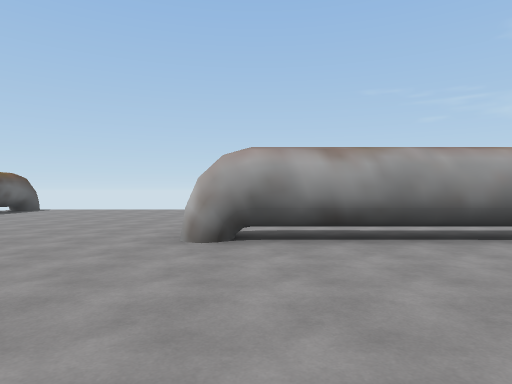
View 1 (above)

24 first-person views from a walk through a scene from a Unity 3-D project. The camera is 1.4 m above the floor, looks level and sees 75° across. The floor is counted in squares, 2 m on a side. Each view is taken from the middle of a square. On the plan, view 1 faces up. The plan holds only what a view shows up to about 10 squares ahead; the rest is blank. The place goes on beyond the plan. The player is left out. Some animated figures are not drawn.

View 2
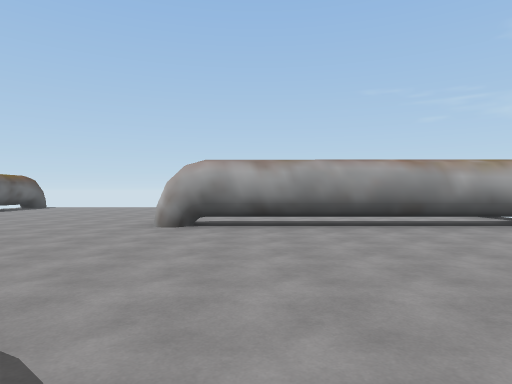

View 3
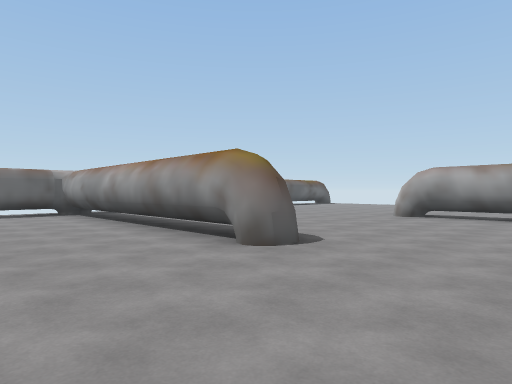

View 4
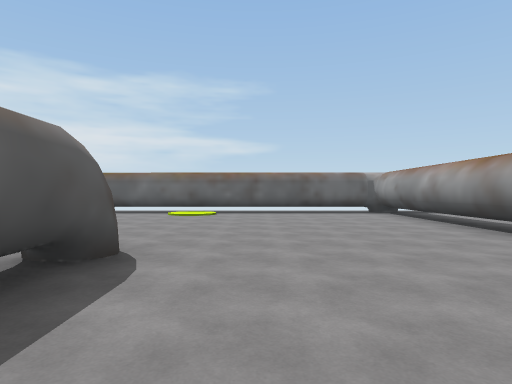

View 5
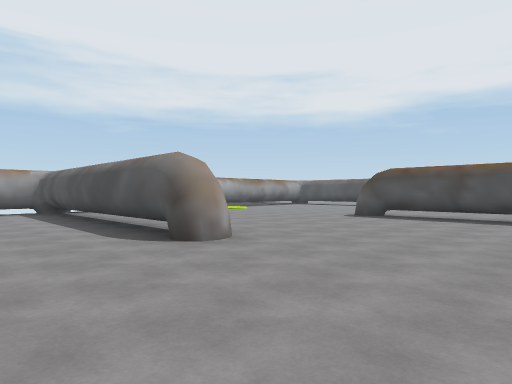

View 6
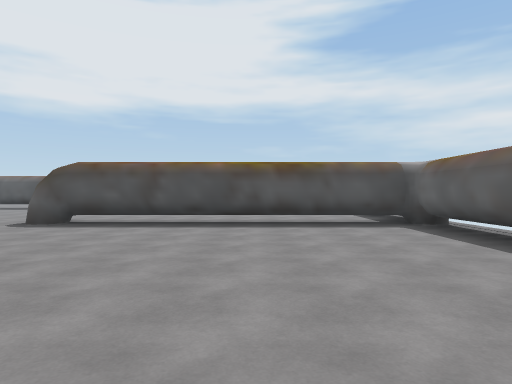

View 7
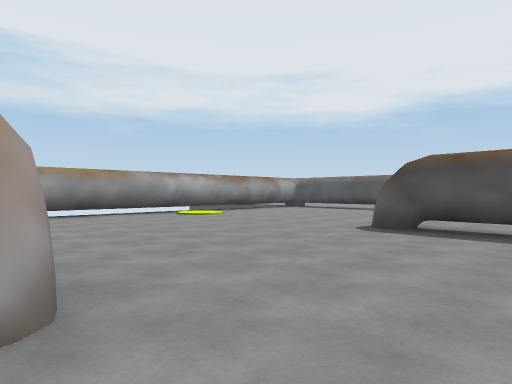

View 8
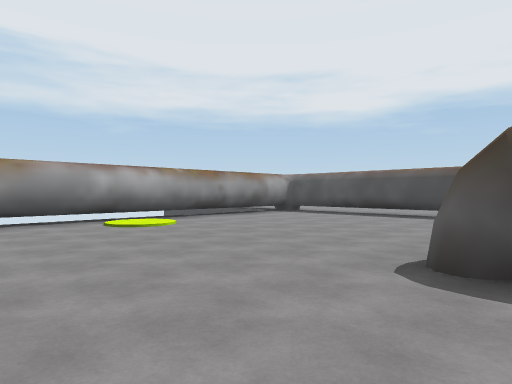

View 9
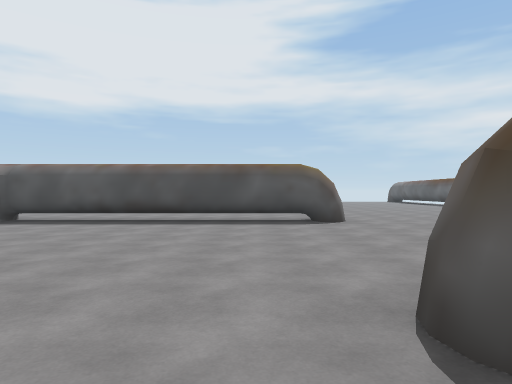

View 10
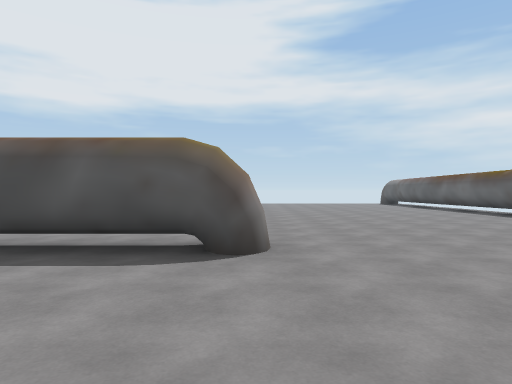

View 11
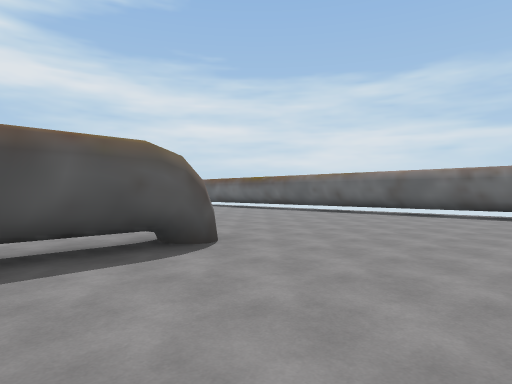

View 12
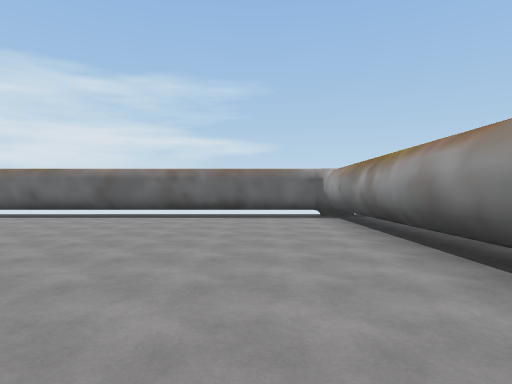

View 13
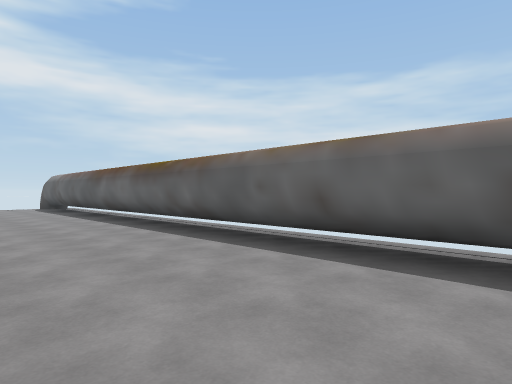

View 14
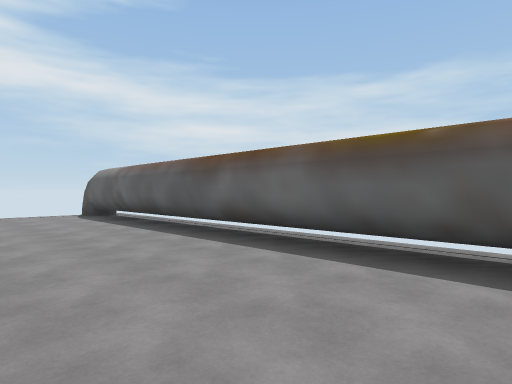

View 15
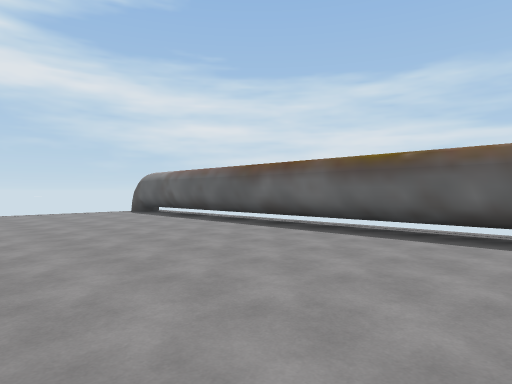

View 16
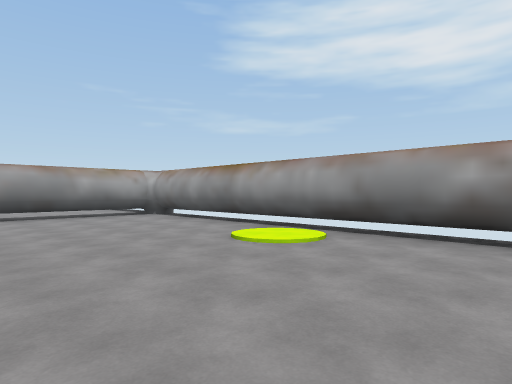

View 17
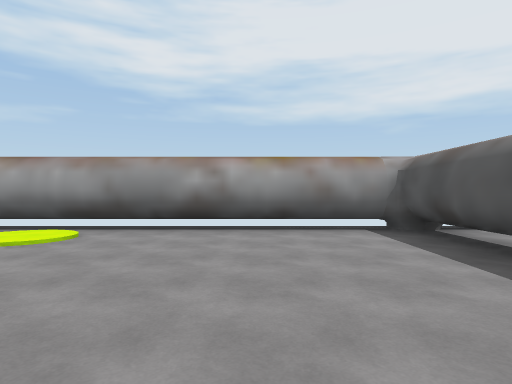

View 18
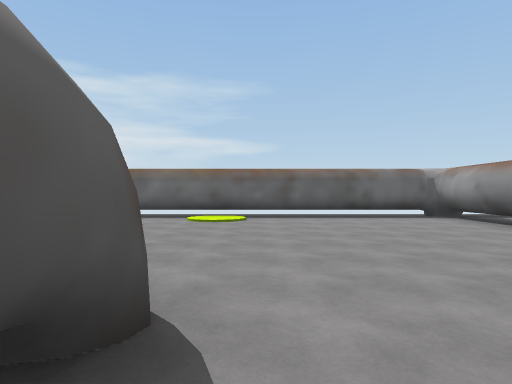

View 19
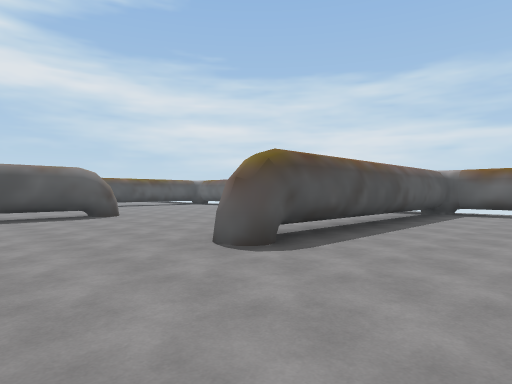

View 20
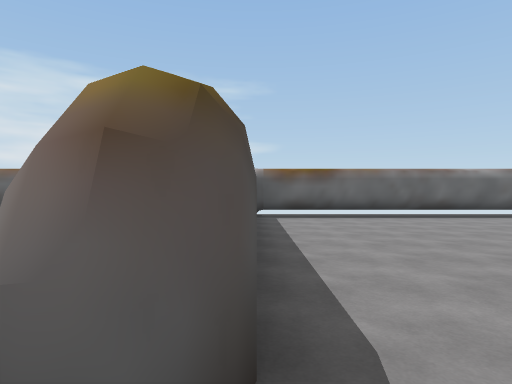

View 21
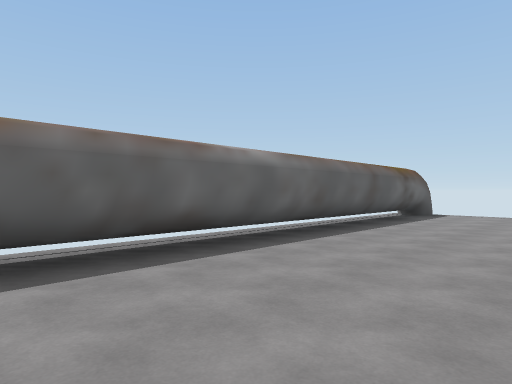

View 22
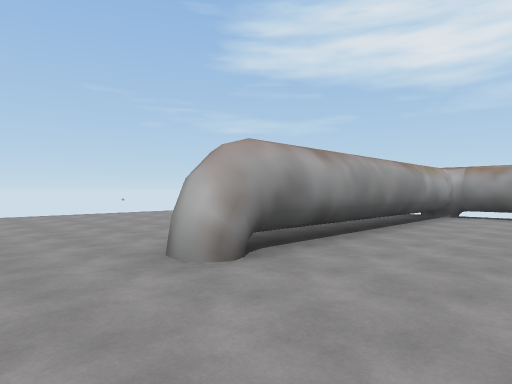

View 23
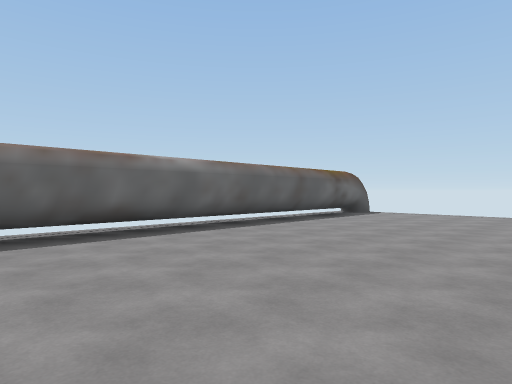

View 24
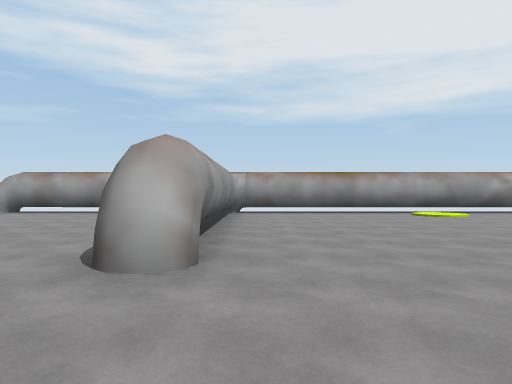

### Floor plan
Key: @ floor where view 1 was taken; # wall or solid block; x gap in a wall; . floor.
Columns run from 9 left of view 1 to 7 right of it. Each row starts with its distance up from view 1.
 13 x....   ..
 12 #..... ....
 11 #..... .....  ..
 10 #........... ...
  9 #...............
  8 #..............
  7 #...............
  6 #...............
  5 #.......#########
  4 #...............#
  3 #...............#
  2 #...............#
  1 #...............#
  0 #........@......#
 -1 ##########......#
 -2 ##########......#
 -3 #...............#
 -4 #...............#
 -5 #...............#
 -6 #...............#
 -7 #...............#
 -8 #.......#########
 -9 #...............#
-10 #...............#
-11 #...............#
-12 #...............#
-13 #...............#
-14 #########.......#
-15 ##########......#
-16 #...............#
-17 #...............#
-18 #...............
-19 #...............
-20 #...............
-21 #.......#########
-22 #................
-23 #................
-24 #........
-25 #........
-26 #........
-27 #.......
-28 #......
-29 #......
-30 #.....
-31 #.....
-32 #.....
-33 #.....
-34 #.....
-35 #.....
-36 #....
-37 x..

Where each view was taken, in squares from view 1:
view 1: 0 up, 0 right, facing up
view 2: 2 down, 1 right, facing up
view 3: 5 down, 3 right, facing up-left
view 4: 6 down, 3 right, facing left
view 5: 5 down, 5 left, facing down-right
view 6: 7 down, 5 left, facing down
view 7: 8 down, 3 left, facing down-right
view 8: 11 down, 1 left, facing down-right
view 9: 13 down, 1 right, facing down
view 10: 17 down, 1 left, facing down
view 11: 17 down, 2 right, facing down-left
view 12: 17 down, 1 right, facing left
view 13: 21 down, 5 left, facing down-left
view 14: 26 down, 5 left, facing down-left
view 15: 25 down, 3 left, facing down-left
view 16: 5 down, 2 right, facing up-right
view 17: 5 down, 1 right, facing right
view 18: 7 down, 1 right, facing left
view 19: 2 up, 3 right, facing down-left
view 20: 1 down, 1 right, facing left
view 21: 2 up, 5 left, facing up-left
view 22: 2 up, 3 left, facing up-right
view 23: 2 up, 3 left, facing up-left
view 24: 4 up, 4 left, facing right
